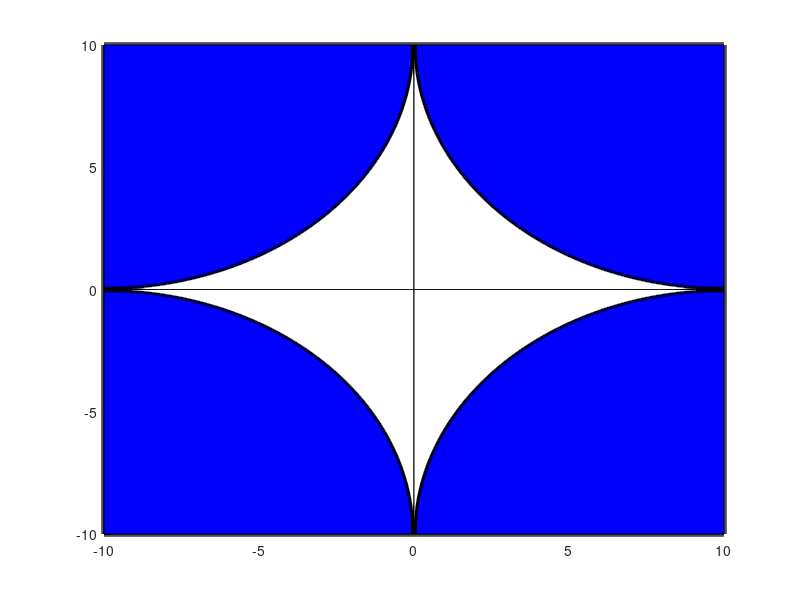

MATLAB code for this plot:
% Author: achmadi <achmadi@development>
% Created: 2018-09-03

close all 
clear
clc

% nilai koordinat dasar
% dari -v sampai v dengan interval i
v = 10;
i = 0.01;
t = -v:i:v;

% mulai gambar
figure(1)
hold on
axis('normal')

% buat persegi dengan 4 garis
% vertikal
plot(v*ones(size(t)), t ,'linewidth',4,'color',[0,0,0]);
plot(-v*ones(size(t)), t ,'linewidth',4,'color',[0,0,0]);
% horizontal
plot(t, v*ones(size(t)) ,'linewidth',4,'color',[0,0,0]);
area(t, v*ones(size(t)) ,'facecolor',[0,0,1]);
plot(t, -v*ones(size(t)) ,'linewidth',4,'color',[0,0,0]);
area(t, -v*ones(size(t)) ,'facecolor',[0,0,1]);

% formula lingkaran
% x = koordinat sejauh radius v 
% y = akardua( r^2 - x^2 )

% buat 1/4 lingkaran dengan pusat di pojok sisi kiri
xc = 0:i:v;
yc = sqrt(v^2 - xc.^ 2);
% atas
plot(xc-v, -(yc-v) ,'linewidth',4,'color',[0,0,0]);
area(xc-v, -(yc-v) ,'facecolor',[1,1,1]);
% bawah
plot(xc-v, yc-v ,'linewidth',4,'color',[0,0,0]);
area(xc-v, yc-v ,'facecolor',[1,1,1]);

% buat 1/4 lingkaran dengan pusat di pojok sisi kanan
xc = -v:i:0;
yc = sqrt(v^2 - xc.^ 2);
% atas
plot(xc+v, -(yc-v) ,'linewidth',4,'color',[0,0,0]);
area(xc+v, -(yc-v) ,'facecolor',[1,1,1]);
% bawah
plot(xc+v, yc-v ,'linewidth',4,'color',[0,0,0]);
area(xc+v, yc-v ,'facecolor',[1,1,1]);

% selesai gambar
hold off